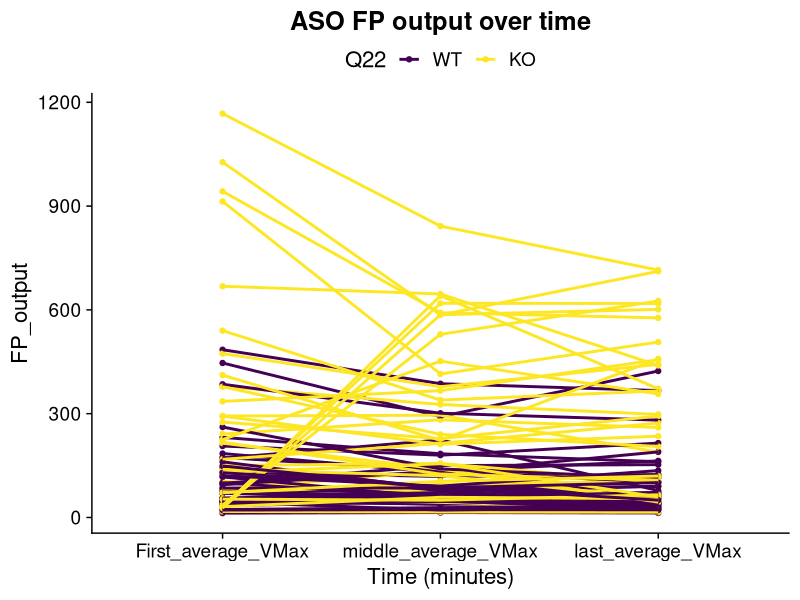
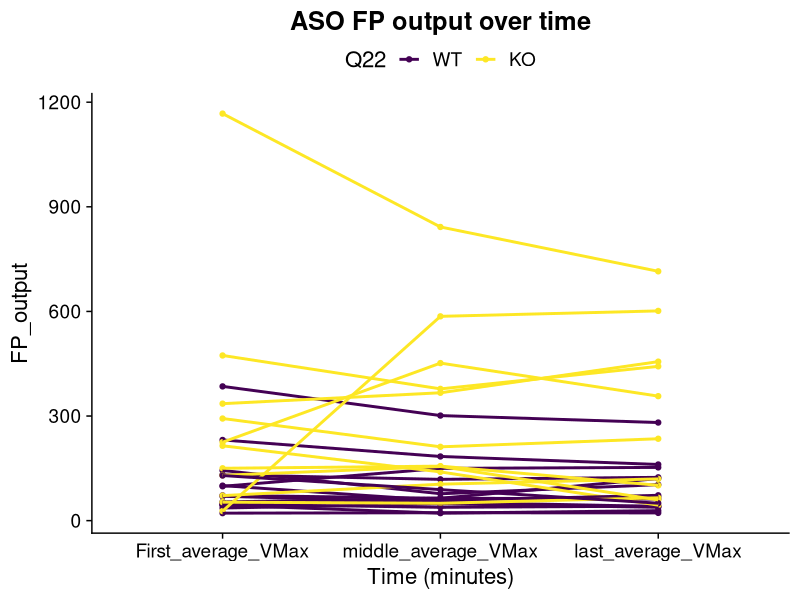
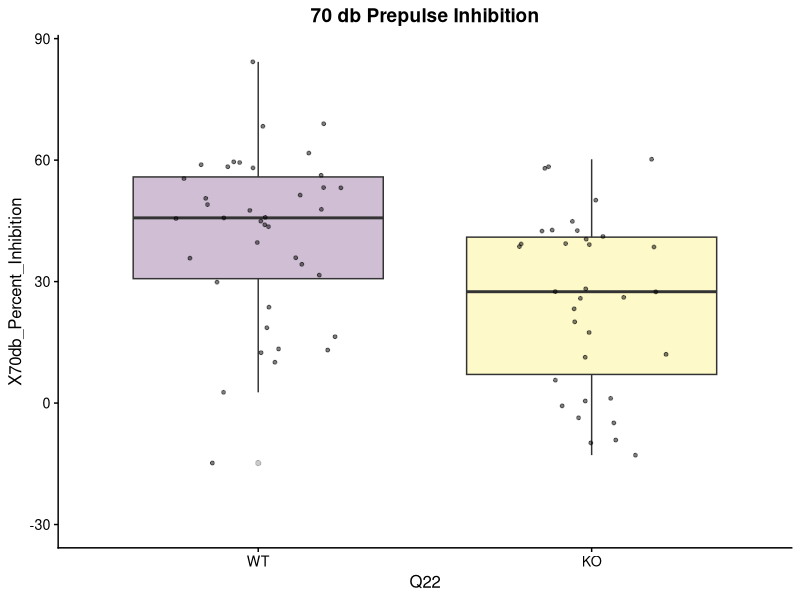
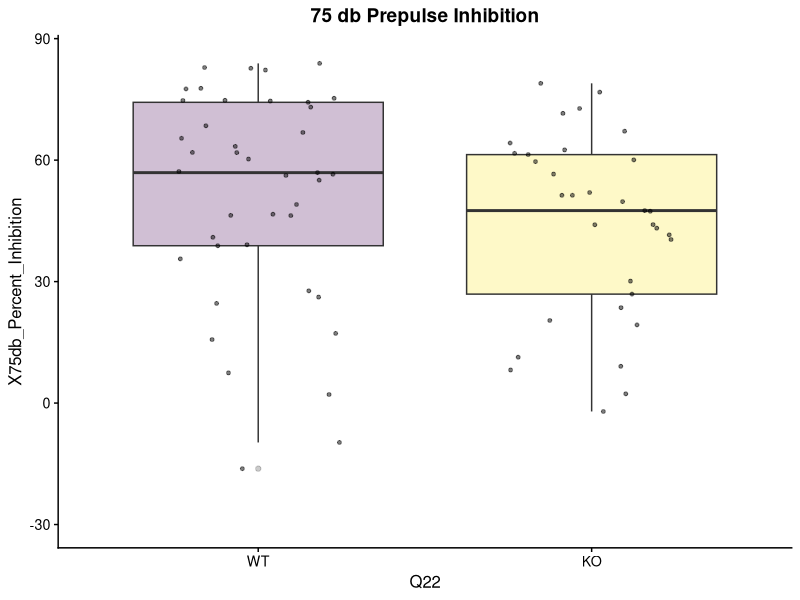
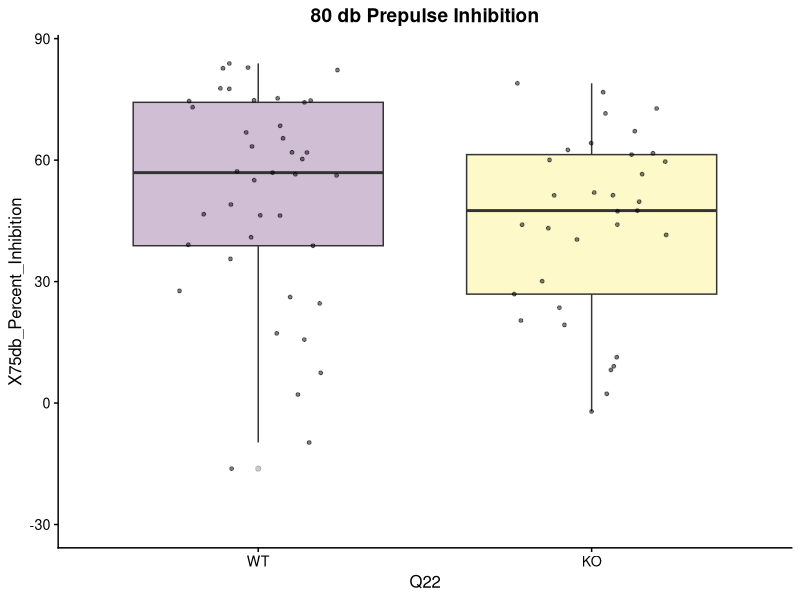
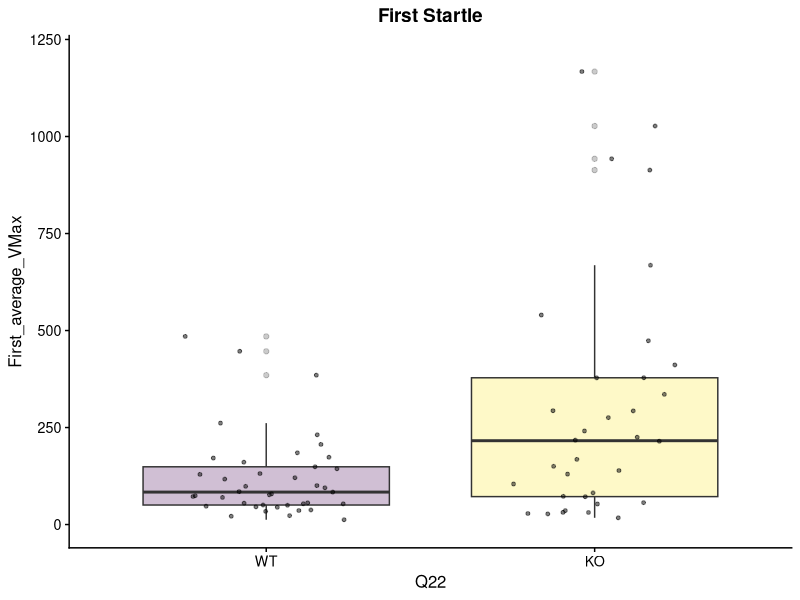
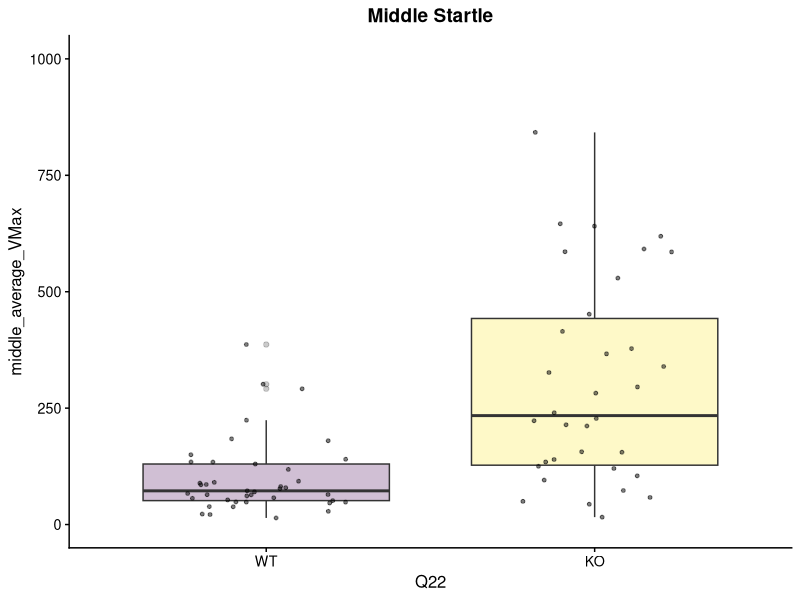
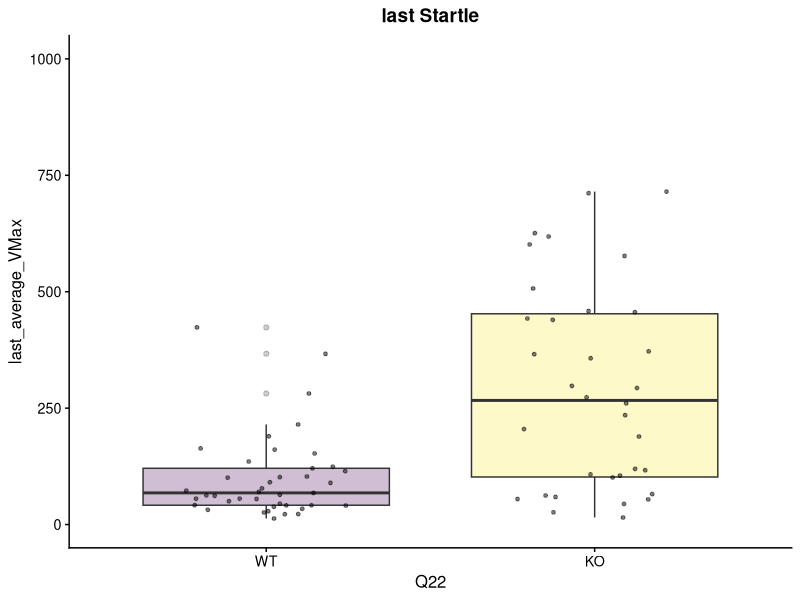

Here is the R script that generated these plots, in order: (Note: this script raises an error after producing the figures.)
library(ggplot2)
library(rlang)
library(cowplot)
library(viridis)
library(tidyr)
library(dplyr)

data<-read.csv("../Q22_Behavior/Startle_PPI_Analysis - Analysis.csv", header=TRUE)
data$SLC_Genotype<-data$SLC
data$SLC_Genotype <- factor(data$SLC_Genotype, levels=c("WT", "HET", "MUT"))
data$Q22 <- factor(data$Q22, levels=c("WT","KO"))
data_long <- pivot_longer(data, 
                          cols = ends_with("VMax"), 
                          names_to = "Stage", 
                          values_to = "Startle_Response")
data_long$Stage <- factor(data_long$Stage,levels=c("First_average_VMax","middle_average_VMax", "last_average_VMax"))

generate_boxplots <- function(input_data, X, Y, min,max){
  data<-as.data.frame(input_data)
  
  ggplot(data=data,aes(x={{X}},y={{Y}}, fill={{X}})) + 
    #geom_violin(alpha=0.25,position=position_dodge(width=.75),size=1,color="black",draw_quantiles=c(0.5))+
    geom_boxplot(alpha=0.25)+
    scale_fill_viridis_d()+
    geom_point(size=1,position=position_jitter(width=0.25),alpha=0.5)+
    theme_cowplot(12) +
    ylim(min,max)+ 
    #facet_grid(~Sex)+    
    theme(legend.position = "none")
  
}
## First middle and last startle over time by Q22 
pos <- data_long %>% filter(Q22=="KO")
neg <- data_long %>% filter(Q22=="WT")

data_long_slcwt <- data_long %>% filter(SLC_Genotype=="WT")

posvneg <- ggplot(data_long, aes(x = Stage, y = Startle_Response, group = Q22, color = Q22)) +
  geom_point(aes(group = MouseID)) + 
  geom_line(aes(group = MouseID,color=Q22),size=1)+
  labs(x = "Time (minutes)", y = "FP_output") +
  scale_color_viridis_d()  +
  theme_cowplot(16) + 
  ggtitle("ASO FP output over time") + 
  theme(legend.position = "top",legend.justification = "center",legend.title = element_text(hjust = 0.5))+
  theme(plot.title = element_text(hjust = 0.5))
posvneg 

posvneg_slcwt <- ggplot(data_long_slcwt, aes(x = Stage, y = Startle_Response, group = Q22, color = Q22)) +
  geom_point(aes(group = MouseID)) + 
  geom_line(aes(group = MouseID,color=Q22),size=1)+
  labs(x = "Time (minutes)", y = "FP_output") +
  scale_color_viridis_d()  +
  theme_cowplot(16) + 
  ggtitle("ASO FP output over time") + 
  theme(legend.position = "top",legend.justification = "center",legend.title = element_text(hjust = 0.5))+
  theme(plot.title = element_text(hjust = 0.5))
posvneg_slcwt

## Startle PPI on full dataset --
summary(data$X70db_Percent_Inhibition)
db70 <-generate_boxplots(data, Q22, X70db_Percent_Inhibition,-30,85) +
  ggtitle("70 db Prepulse Inhibition")+
  theme(plot.title = element_text(hjust = 0.5))
db70

db75 <-generate_boxplots(data, Q22, X75db_Percent_Inhibition,-30,85) +
  ggtitle("75 db Prepulse Inhibition")+
  theme(plot.title = element_text(hjust = 0.5))
db75

db80 <-generate_boxplots(data, Q22, X75db_Percent_Inhibition,-30,85) +
  ggtitle("80 db Prepulse Inhibition")+
  theme(plot.title = element_text(hjust = 0.5))
db80

summary(data$First_average_VMax)
first_startle <-generate_boxplots(data, Q22, First_average_VMax, 0,1200) +
  ggtitle("First Startle")+
  theme(plot.title = element_text(hjust = 0.5))
first_startle

summary(data$middle_average_VMax)
middle_startle <-generate_boxplots(data, Q22, middle_average_VMax, 0,1000) +
  ggtitle("Middle Startle")+
  theme(plot.title = element_text(hjust = 0.5))
middle_startle

summary(data$last_average_VMax)
last_startle <-generate_boxplots(data, Q22, last_average_VMax, 0,1000) +
  ggtitle("last Startle")+
  theme(plot.title = element_text(hjust = 0.5))
last_startle

## Startle PPI on full dataset by SLC Genotype --
summary(data$X70db_Percent_Inhibition)
db70 <-generate_boxplots(data, SLC_Genotype, X70db_Percent_Inhibition,-30,85) +
  ggtitle("70 db Prepulse Inhibition")+
  theme(plot.title = element_text(hjust = 0.5)) + 
  facet_wrap(~Q22)
db70

db75 <-generate_boxplots(data, SLC_Genotype, X75db_Percent_Inhibition,-30,85) +
  ggtitle("75 db Prepulse Inhibition")+
  theme(plot.title = element_text(hjust = 0.5))+
  facet_wrap(~Q22)
db75

db80 <-generate_boxplots(data, SLC_Genotype, X75db_Percent_Inhibition,-30,85) +
  ggtitle("80 db Prepulse Inhibition")+
  theme(plot.title = element_text(hjust = 0.5)) + 
  facet_wrap(~Q22)
db80

summary(data$First_average_VMax)
first_startle <-generate_boxplots(data, SLC_Genotype, First_average_VMax, 0,1200) +
  ggtitle("First Startle")+
  theme(plot.title = element_text(hjust = 0.5))+
  facet_wrap(~Q22)
first_startle

summary(data$middle_average_VMax)
middle_startle <-generate_boxplots(data, SLC_Genotype, middle_average_VMax, 0,1000) +
  ggtitle("Middle Startle")+
  theme(plot.title = element_text(hjust = 0.5))+
  facet_wrap(~Q22)
middle_startle

summary(data$last_average_VMax)
last_startle <-generate_boxplots(data, SLC_Genotype, last_average_VMax, 0,1000) +
  ggtitle("last Startle")+
  theme(plot.title = element_text(hjust = 0.5))+
  facet_wrap(~Q22)
last_startle

## Startle PPI on only SLC WT mice
data_slcwt <- data %>% filter(SLC_Genotype=="WT")
summary(data_slcwt$X70db_Percent_Inhibition)
db70_slcwt <-generate_boxplots(data_slcwt, Q22, X70db_Percent_Inhibition,-36,85) +
  ggtitle("70 db")+
  theme(plot.title = element_text(hjust = 0.5)) +
  labs(x="", y="% Prepulse Inhibition")
db70_slcwt

db75_slcwt <-generate_boxplots(data_slcwt, Q22, X75db_Percent_Inhibition,-36,85) +
  ggtitle("75 db")+
  theme(plot.title = element_text(hjust = 0.5))+
  labs(x="", y="% Prepulse Inhibition")
db75_slcwt 

db80_slcwt <-generate_boxplots(data_slcwt, Q22, X75db_Percent_Inhibition,-36,85) +
  ggtitle("80 db")+
  theme(plot.title = element_text(hjust = 0.5))+
  labs(x="", y="% Prepulse Inhibition")
db80_slcwt

summary(data$First_average_VMax)
startle_slcwt <-generate_boxplots(data_slcwt, Q22, First_average_VMax, 0,800) +
  ggtitle("First Startle")+
  theme(plot.title = element_text(hjust = 0.5))+
  labs(x="", y="Average VMax")
startle_slcwt

summary(data$middle_average_VMax)
middle_startle_slcwt <-generate_boxplots(data_slcwt, Q22, middle_average_VMax, 0,800) +
  ggtitle("Middle Startle")+
  theme(plot.title = element_text(hjust = 0.5))+
  labs(x="", y="Average VMax")
middle_startle_slcwt

last_startle_slcwt <-generate_boxplots(data_slcwt, Q22, last_average_VMax, 0,800) +
  ggtitle("Last Startle")+
  theme(plot.title = element_text(hjust = 0.5))+
  labs(x="", y="Average VMax")
last_startle_slcwt


plot_grid(startle_slcwt, middle_startle_slcwt, last_startle_slcwt,
          db70_slcwt, db75_slcwt,db80_slcwt, labels=c("A","B","C","D","E", "F"))


## Parametric Stats for SLC WT only --
lm1 <- lm(First_average_VMax ~ Sex+ Q22, data = data_slcwt)
summary(lm1)

wilcox.test(First_average_VMax~Q22,data_slcwt )

lm2 <- lm(X70db_Percent_Inhibition ~ Litter+ Sex + Q22, data = data_slcwt)
summary(lm2)

wilcox.test(X70db_Percent_Inhibition~Q22,data_slcwt )


lm3 <- lm(X75db_Percent_Inhibition ~ Litter+ Sex + Q22, data = data_slcwt)
summary(lm3)

wilcox.test(X75db_Percent_Inhibition~Q22,data_slcwt )

lm4 <- lm(X80db_Percent_Inhibition ~ Litter+ Sex + Q22, data = data_slcwt)
summary(lm4)

wilcox.test(X80db_Percent_Inhibition~Q22,data_slcwt )

lm5 <- lm(middle_average_VMax ~Sex +Q22, data = data_slcwt)
summary(lm5)
wilcox.test(middle_average_VMax~Q22,data_slcwt )


lm6 <- lm(last_average_VMax ~Sex + Q22, data = data_slcwt)
summary(lm6)
wilcox.test(last_average_VMax~Q22,data_slcwt )



# Save outputs -
sink("Buried_Food_Pellet_Stats.md")
cat("\n\nSummary for all data:\n")
print(summary(lm1))
cat("\n\nSummary for interaction:\n")
print(summary(interact))
cat("\n\nSummary for Tg Neg:\n")
print(summary(lm3))
cat("\n\nSummary for Tg Pos:\n")
print(summary(lm2))
cat("\n\nSummary for Females Tg Neg:\n")
print(summary(lm4))
cat("\n\nSummary for Females Tg Pos:\n")
print(summary(lm5))
cat("\n\nSummary for Males Tg Neg:\n")
print(summary(lm6))
cat("\n\nSummary for Males Tg Pos:\n")
print(summary(lm7))
sink()
